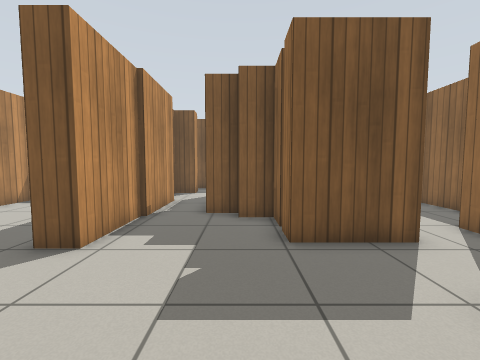
view 1 (above)

16 first-person views from a walk through a Gazebo world. The camera is 0.92 m above the floor, tilts 4° down and sees 90° across. Floor lines are 1 m apart. The floor is counted in squares, 0.5 m on a side. Each view is taken from the middle of a square. On the plan, view 1 faces up. The plan holds only what a view shows up to about 14 squares ahead; the rest is blank. Simple patterns stand in for the simulator's built-in surfaces.

view 2
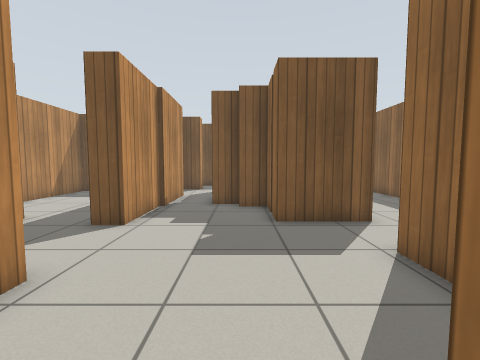

view 3
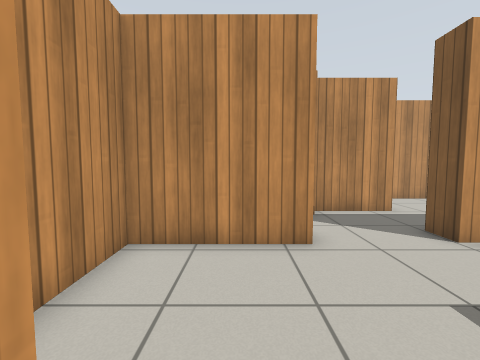

view 4
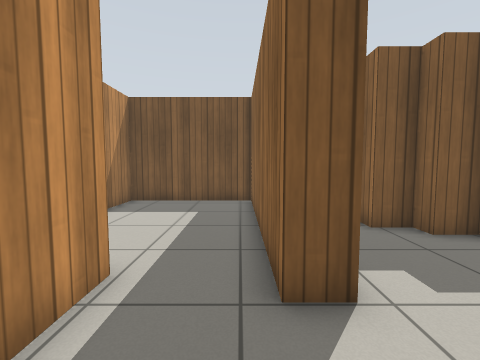

view 5
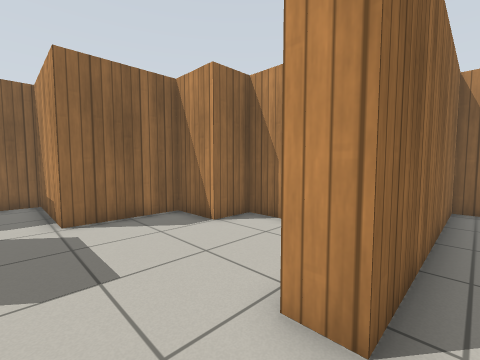

view 6
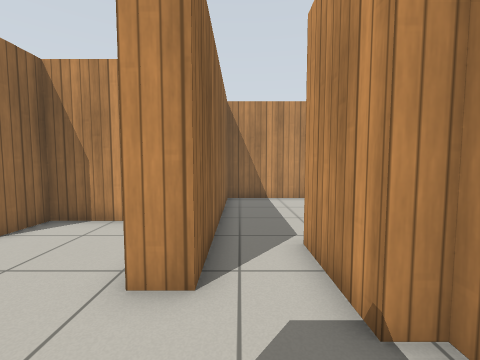

view 7
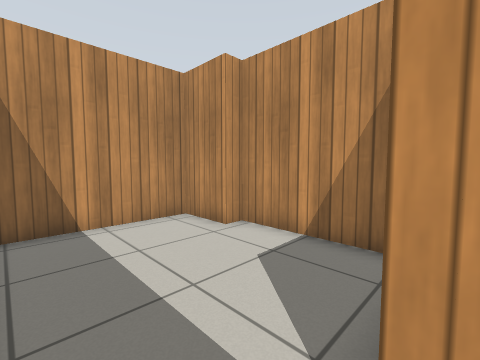

view 8
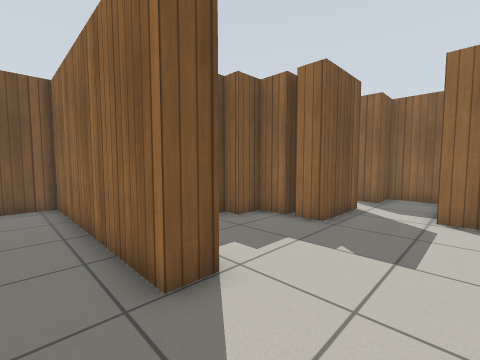

view 9
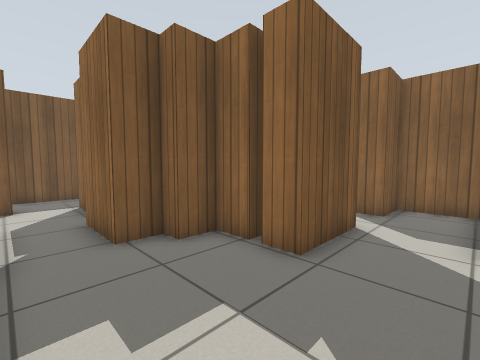

view 10
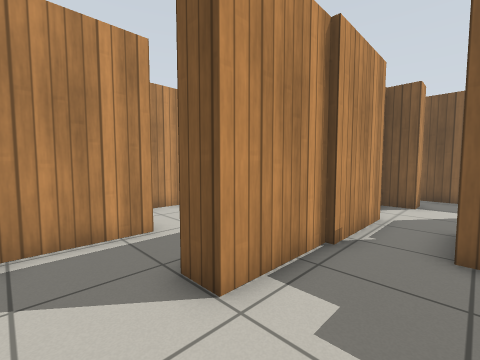

view 11
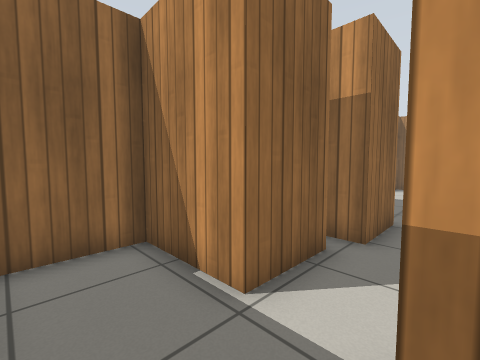

view 12
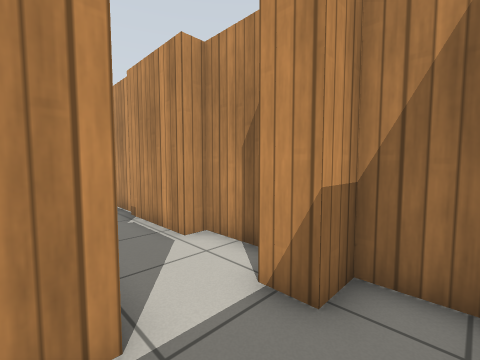

view 13
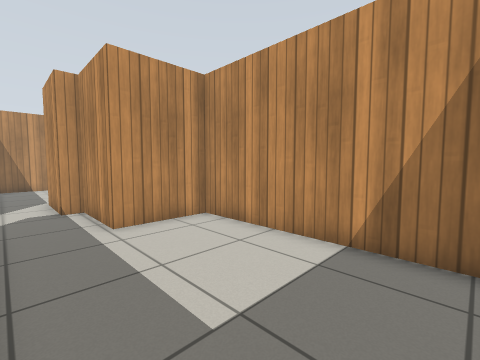

view 14
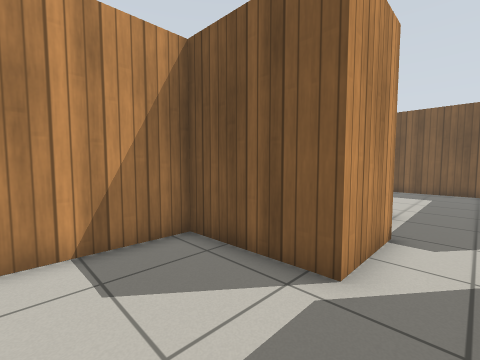

view 15
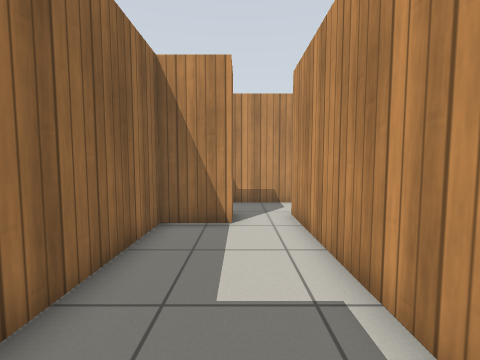

view 16
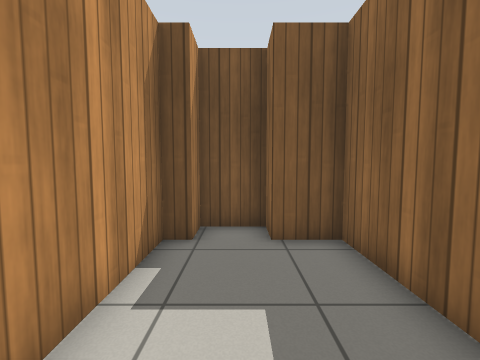

### Floor plan
Points are (right, up) in squares from view 1. A wall is a line through its corners. A room is listed if a view was taken in it or the views show most of it. See-through windows are left out.
Room 1 (views 1, 2, 3, 9, 10)
walls: (-3.4, 1.6) (-3.4, -2.5) (1.2, -2.5) (1.2, -0.9) (3.3, -0.9) (3.3, 2.8) (4.5, 2.8); (1.9, 6.8) (1.2, 6.8) (1.2, 8) (0, 8) (0, 8.7) (-1.2, 8.7) (-1.2, 11.2); (4.2, 5.4) (1.2, 5.4) (1.2, 6.5); (-3.4, 8.4) (-3.4, 5.1); (-3.2, 11.8) (-3.2, 8.2)
ways out: opening at (-4, 3.5) to room 2; opening at (-2, 12) to room 4; opening at (4, 4.5) to room 7
Room 2 (views 4, 5, 6, 8)
walls: (-6.4, 2.7) (-6.4, 1.5); (-3.4, 5.1) (-4.4, 5.1); (-4.4, 1.6) (-3.4, 1.6); (-7.1, 5.9) (-7.1, 2.7)
ways out: opening at (-4, 3.5) to room 1; opening at (-5.5, 0.5) to room 3; opening at (-5.5, 6) to room 5
Room 3 (views 7, 14)
walls: (-6.4, 1.5) (-6.4, -0.3) (-10.4, -0.4) (-10.4, -5.3) (-9.8, -5.3) (-9.8, -7.5) (-4.4, -7.5) (-4.4, 1.6)
ways out: opening at (-5.5, 0.5) to room 2
Room 4 (views 11, 12)
walls: (-0.1, 17.5) (-3, 17.5); (-0.8, 12.1) (-0.8, 14.7) (2.4, 14.7) (2.4, 17.1); (-4, 17.1) (-4, 15.7) (-2.8, 15.7) (-2.8, 14.7) (-4, 14.7) (-4, 11.8) (-3.2, 11.8); (-1.2, 11.2) (-0.2, 11.2)
ways out: opening at (-2, 12) to room 1
Room 5 (view 13)
walls: (-4.4, 5.1) (-4.4, 13.7) (-10.4, 13.7) (-10.4, 5.9) (-7.1, 5.9)
ways out: opening at (-5.5, 6) to room 2
Room 6 (views 15, 16)
walls: (6.3, 6.8) (8.5, 6.8) (8.5, 13.7) (6.8, 13.7) (6.8, 14.8) (4.9, 14.8) (4.9, 13.7) (4.2, 13.7) (4.2, 6.6)
ways out: opening at (5.5, 6) to room 7
Room 7 (no view inside)
walls: (4.2, 6.6) (4.2, 5.4); (4.5, 2.8) (8, 2.8) (8, 5.2) (6.3, 5.2) (6.3, 6.8)
ways out: opening at (4, 4.5) to room 1; opening at (5.5, 6) to room 6

Positions as (right, up) in squares from view 1, and headings:
1: (0, 0), facing up
2: (0, -2), facing up
3: (2, 0), facing left
4: (-5, 2), facing up
5: (-5, 4), facing down-right
6: (-5, 5), facing down
7: (-5, 0), facing down-left
8: (-6, 2), facing up-right
9: (-3, 3), facing up-right
10: (-1, 3), facing up-left
11: (-3, 17), facing down-right
12: (0, 17), facing down-left
13: (-5, 13), facing down-left
14: (-5, -4), facing up-left
15: (6, 14), facing down
16: (6, 8), facing up
